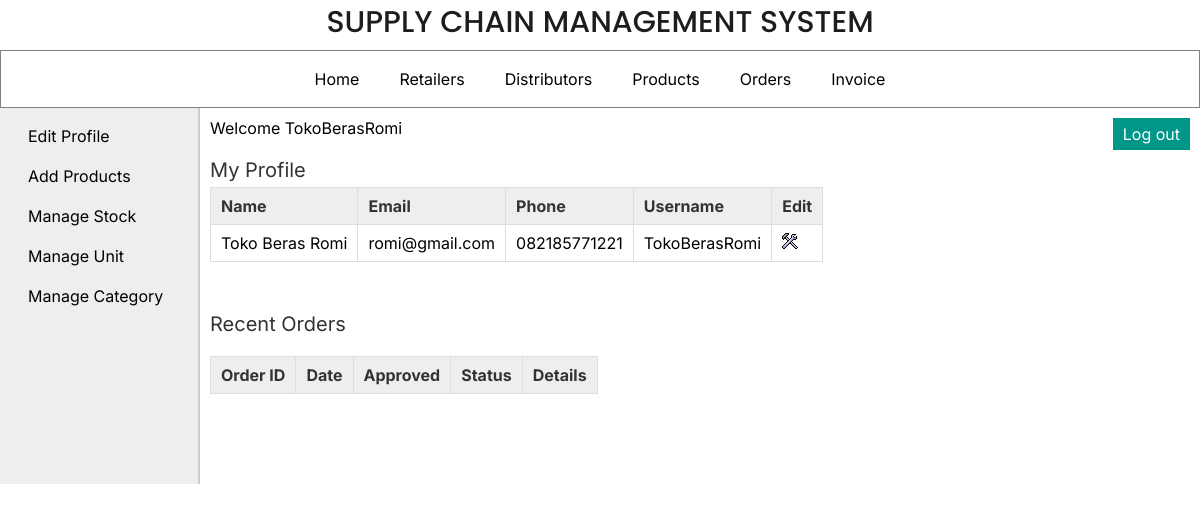
The page /manufacturer/index.php (signed in) on the database its author committed.
### tables this page shows
CREATE TABLE `manufacturer` (
  `man_id` int(11) NOT NULL,
  `man_name` varchar(25) NOT NULL,
  `man_email` varchar(50) DEFAULT NULL,
  `man_phone` varchar(12) NOT NULL,
  `username` varchar(20) NOT NULL,
  `password` varchar(20) NOT NULL
);

### manufacturer/index.php (the view, shortened to what this page needs)
<?php
	include("../includes/config.php");
	if(isset($_SESSION['manufacturer_login'])) {
		if($_SESSION['manufacturer_login'] == true) {
			$id = $_SESSION['manufacturer_id'];
			$query_selectManufacturer = "SELECT * FROM manufacturer WHERE man_id='$id'";
			$result_selectManufacturer = mysqli_query($con,$query_selectManufacturer);
			$row_selectManufacturer = mysqli_fetch_array($result_selectManufacturer);
		}
		else {
			header('Location:../index.php');
		}
	}
	else {
		header('Location:../index.php');
	}
?>
<!DOCTYPE html>
<html>
<head>
	<link rel="stylesheet" href="../includes/main_style.css" >
</head>
<body>
	<?php
		include("../includes/header.inc.php");
		include("../includes/nav_manufacturer.inc.php");
		include("../includes/aside_manufacturer.inc.php");
	?>
	<section>
		Welcome <?php echo $_SESSION['sessUsername']; ?>
		<article>
			<h2>My Profile</h2>
			<table class="table_displayData">
			<tr>
				<th>Name</th>
				<th>Email</th>
				<th>Phone</th>
				<th>Username</th>
				<th> Edit </th>
			</tr>
			<tr>
				<td> <?php echo $row_selectManufacturer['man_name']; ?> </td>
				<td> <?php echo $row_selectManufacturer['man_email']; ?> </td>
				<td> <?php echo $row_selectManufacturer['man_phone']; ?> </td>
				<td> <?php echo $row_selectManufacturer['username']; ?> </td>
				<td> <a href="edit_profile.php"><img src="../images/edit.png" alt="edit" /></a> </td>
			</tr>
		</table>
		</article>
		<article>
			<h2>Recent Orders</h2>
			<table class="table_displayData" style="margin-top:20px;">
			<tr>
				<th> Order ID </th>
				<th> Date </th>
				<th> Approved </th>
				<th> Status </th>
				<th> Details </th>
			</tr>
		</table>
		</article>
	</section>
</body>
</html>

### includes/main_style.css (style rules this page uses)
* { font-family: 'Inter', Helvetica, sans-serif; margin:0px; padding:0px; box-sizing: border-box; }
a { text-decoration:none; }
section { width:1000px; padding:10px; padding-bottom:40px; }
article { margin-top:20px; margin-bottom:50px; }
article h2 { margin-bottom:5px; font-weight:normal; color:#333; font-size: 20px; }
table { border-collapse: collapse; }
.table_displayData td, .table_displayData th { border:1px solid #ddd; padding: 8px 10px; text-align: left; }
.table_displayData th { background-color:#eee; color:#333; }

### rows shown on the page
manufacturer: man_name "Toko Beras Romi", man_email "romi@gmail.com", man_phone "082185771221", username "TokoBerasRomi"

### other values the page prints
$_SESSION['sessUsername'] "TokoBerasRomi"
